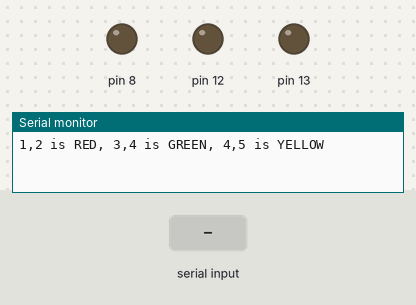
A sketch run on a simulated Arduino Uno, built with avr-gcc and run on an emulated ATmega328P. Parts: output pins drawn as LEDs (lit = HIGH), the last lines printed to the serial monitor. Inputs (shaded band) come from the test bench.

Above: at 1.2 s.
1.3 s: "1\n" received over Serial
At 2.4 s:
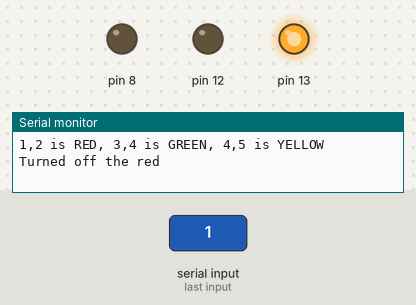
2.8 s: "3\n" received over Serial
At 3.5 s:
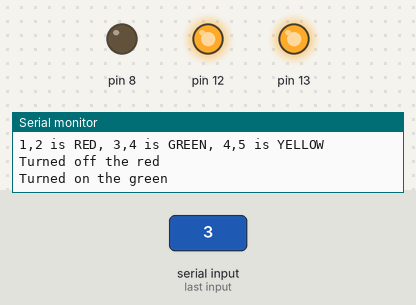
4.3 s: "5\n" received over Serial
At 4.6 s:
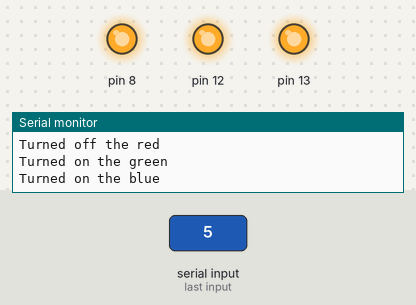
5.8 s: "4\n" received over Serial
At 7.0 s:
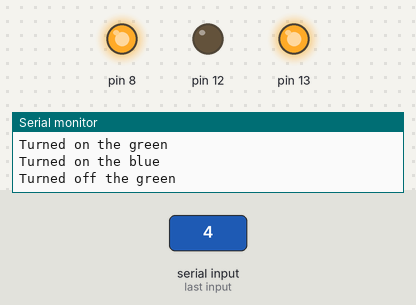
7.3 s: "2\n" received over Serial
At 8.1 s:
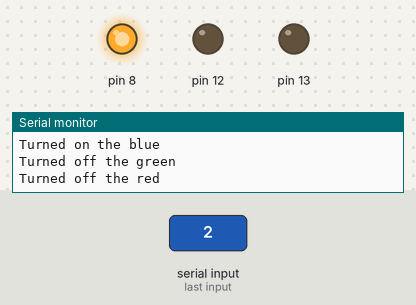
8.8 s: "3\n" received over Serial
At 9.3 s:
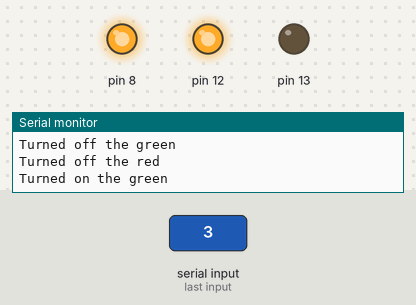
Timing chart, 0 to 11.3 s (numbered marks = the images above; inputs shaded):
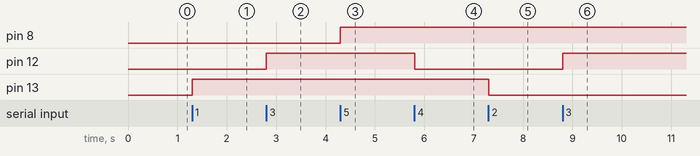

Measured:
- after the input at 1.3 s, pin 13: LOW → HIGH at once
- after the input at 2.8 s, pin 12: LOW → HIGH at once
- after the input at 4.3 s, pin 8: LOW → HIGH at once
- after the input at 5.8 s, pin 12: HIGH → LOW at once
- after the input at 7.3 s, pin 13: HIGH → LOW at once
- after the input at 8.8 s, pin 12: LOW → HIGH at once

The sketch:

rgb.ino
```cpp
 void setup()

{

pinMode(13, OUTPUT);

pinMode(12, OUTPUT);

pinMode(8, OUTPUT);

pinMode(-9, OUTPUT);

Serial.begin(9600);

while (!Serial);

Serial.println("1,2 is RED, 3,4 is GREEN, 4,5 is YELLOW");

}

void loop() {

if (Serial.available())

{

int state = Serial.parseInt();

if (state == 1)

{

digitalWrite(13, HIGH);

Serial.println("Turned off the red");

}

if (state == 2)

{

digitalWrite(13, LOW);

Serial.println("Turned off the red");

}

if (state == 3)

{

digitalWrite(12, HIGH);

Serial.println("Turned on the green");

}

if (state == 4)

{

digitalWrite(12, LOW);

Serial.println("Turned off the green");

}

if (state == 5)

{

digitalWrite(8, HIGH);

Serial.println("Turned on the blue");

}

if (state == 6)

{

digitalWrite(8, LOW);

Serial.println("Turned off the blue");

}

}

}
```
